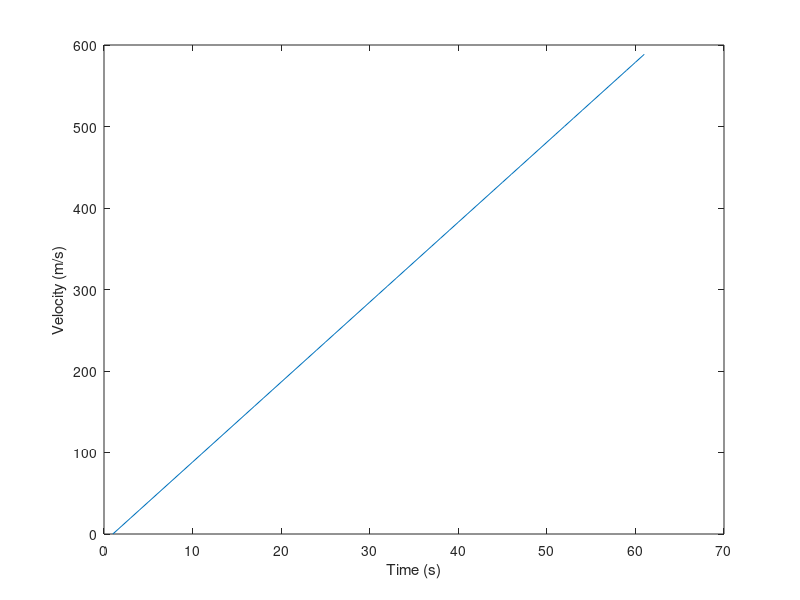
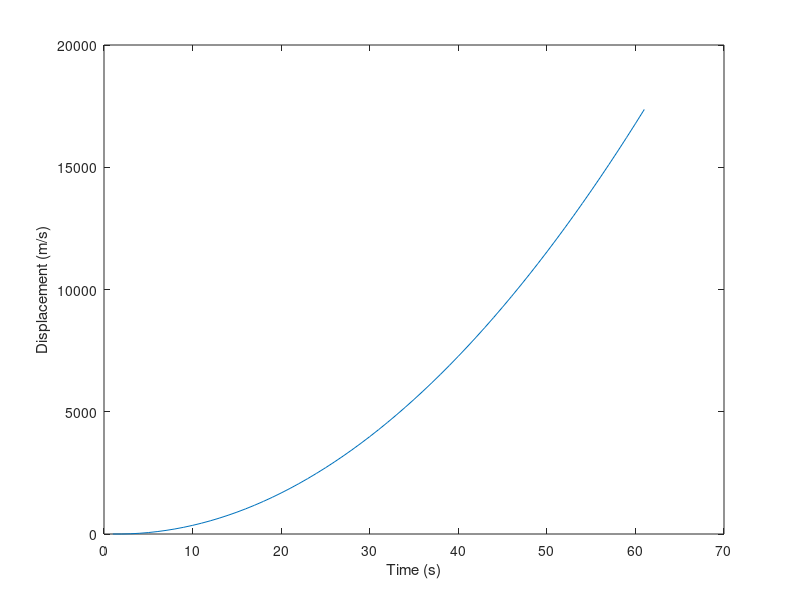

These charts were generated, in order, by the following MATLAB code:
% 4/6/2020 example of object falling due to gravity
% Code by Christian Pedersen

clear all
close all
clc

%%

% Gravity accelerates objects downward at 9.81 m/s^2
% a = 9.81

% Equation for displacement over time
% x = x0 + v0*t
% x = x0 + v0*t + 0.5*a*t^2

% Equation for velocity over time
% v = v0 + a*t

% INSTRUCTIONS:
% Use the above equations within a loop to model the free fall of an 
% object due to gravity. Let's say the object starts at a height of 10km.
%
% 1) Plot the velocity and displacement of the object over time
%
% 2) Use matlab to find how long it takes for the object to hit the ground
%

%% Skeleton code:

a = 9.81; % m/s^2
v(1) = 0; % m/s
x(1) = 0; % m

flagfirst = 0;

% This is called a for loop, it repeats the contained lines of code for
% each value of t.
for t = 1:60 % calculating displacement and velocity for each second
    
    
    % Hint: calculate velocity for the next timepoint t
    v(t+1) = v(t) + a*1;
    
    % Hint: calculate displacement for the next timepoint t
    x(t+1) = x(t) + v(t)*1;
    
    % flag when displacement exceeds 10km
    if x(t+1) >= 10000 && flagfirst == 0
        landingTime = t
        flagfirst = 1;
    end
        
end


figure(1)
plot(1:61,v)
xlabel('Time (s)')
ylabel('Velocity (m/s)')


figure(2)
plot(1:61,x)
xlabel('Time (s)')
ylabel('Displacement (m/s)')




